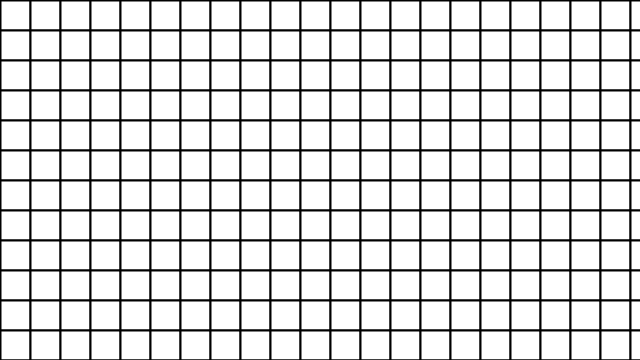
Frame 1 (no input)
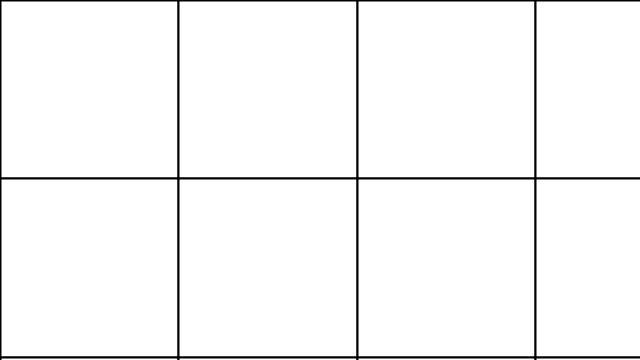
Frame 60 (the mouse pressed at the canvas centre just before this capture)
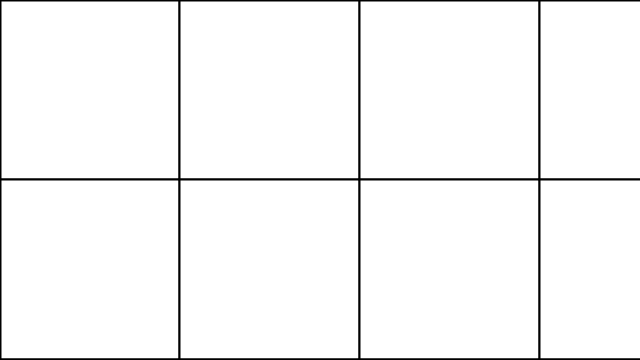
Frame 120 (the mouse held since frame 60 and released just before this capture)

The Processing sketch that drew these frames (run headless with seeded random() and noise(); from frame 60 on, the mouse is pressed at the canvas centre):

// Processing sketch: grid_changing_size
// ── grid_changing_size.pde
// Grid changing resolution
// The Coding Train / Daniel Shiffman
// Processing Intro Series

float spacing = 30;
float maxSpacing, minSpacing; 
float theta = 0; 
void setup() {
  size(640, 360);
  maxSpacing = 80; 
  minSpacing = 30; 
}

void draw() {
  background(0);
  fill(255); 
  strokeWeight(2); 
  
  for (float x = 0; x <= width; x+=spacing) {
    for (float y = 0; y <= height; y+=spacing) {
      rect(x, y, spacing, spacing);
    }
  }
  
  //the sin or cosine function help create oscillating motion
  theta += radians(1); 
  spacing = maxSpacing*(1+sin(theta)) + minSpacing;   
}
